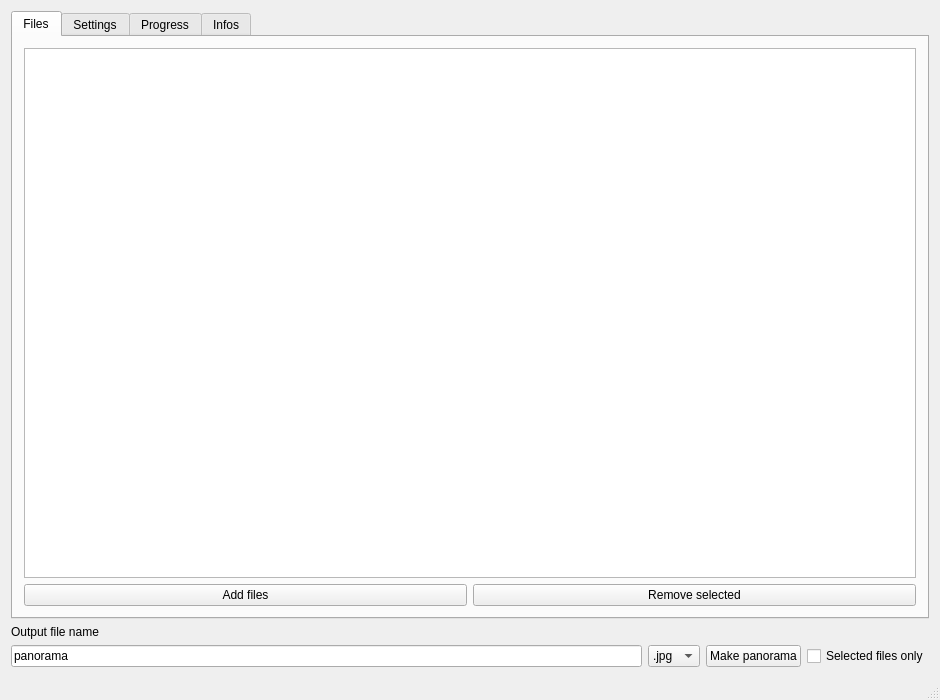
<?xml version="1.0" encoding="UTF-8"?>
<ui version="4.0">
 <class>MainWindow</class>
 <widget class="QMainWindow" name="MainWindow">
  <property name="geometry">
   <rect>
    <x>0</x>
    <y>0</y>
    <width>940</width>
    <height>700</height>
   </rect>
  </property>
  <property name="windowTitle">
   <string>AutoPanorama</string>
  </property>
  <widget class="QWidget" name="centralWidget">
   <layout class="QVBoxLayout" name="verticalLayout_6">
    <item>
     <widget class="QTabWidget" name="mainWidget">
      <property name="currentIndex">
       <number>0</number>
      </property>
      <widget class="QWidget" name="tabMain">
       <attribute name="title">
        <string>Files</string>
       </attribute>
       <layout class="QVBoxLayout" name="verticalLayout">
        <item>
         <widget class="QFileWidget" name="filesListWidget">
          <property name="editTriggers">
           <set>QAbstractItemView::NoEditTriggers</set>
          </property>
          <property name="selectionMode">
           <enum>QAbstractItemView::ExtendedSelection</enum>
          </property>
          <property name="iconSize">
           <size>
            <width>200</width>
            <height>130</height>
           </size>
          </property>
          <property name="movement">
           <enum>QListView::Snap</enum>
          </property>
          <property name="resizeMode">
           <enum>QListView::Adjust</enum>
          </property>
          <property name="gridSize">
           <size>
            <width>210</width>
            <height>150</height>
           </size>
          </property>
          <property name="viewMode">
           <enum>QListView::IconMode</enum>
          </property>
          <property name="wordWrap">
           <bool>true</bool>
          </property>
          <property name="sortingEnabled">
           <bool>true</bool>
          </property>
         </widget>
        </item>
        <item>
         <layout class="QHBoxLayout" name="buttonshorizontalLayout">
          <item>
           <widget class="QPushButton" name="addFiles_button">
            <property name="text">
             <string>Add files</string>
            </property>
           </widget>
          </item>
          <item>
           <widget class="QPushButton" name="removeFiles_button">
            <property name="text">
             <string>Remove selected</string>
            </property>
           </widget>
          </item>
         </layout>
        </item>
       </layout>
      </widget>
      <widget class="QWidget" name="tabSettings">
       <attribute name="title">
        <string>Settings</string>
       </attribute>
       <layout class="QGridLayout" name="gridLayout_2">
        <item row="18" column="0">
         <layout class="QVBoxLayout" name="verticalLayout_2">
          <property name="spacing">
           <number>0</number>
          </property>
          <property name="sizeConstraint">
           <enum>QLayout::SetMinimumSize</enum>
          </property>
          <item>
           <widget class="QLabel" name="nbands_label">
            <property name="text">
             <string>Bands</string>
            </property>
           </widget>
          </item>
          <item>
           <widget class="QLabel" name="sharpness_label">
            <property name="enabled">
             <bool>true</bool>
            </property>
            <property name="text">
             <string>Sharpness</string>
            </property>
           </widget>
          </item>
         </layout>
        </item>
        <item row="18" column="1">
         <layout class="QVBoxLayout" name="verticalLayout_5">
          <property name="spacing">
           <number>0</number>
          </property>
          <property name="sizeConstraint">
           <enum>QLayout::SetMinimumSize</enum>
          </property>
          <item>
           <widget class="QSpinBox" name="nbands_spinbox">
            <property name="minimum">
             <number>1</number>
            </property>
            <property name="maximum">
             <number>100</number>
            </property>
            <property name="value">
             <number>5</number>
            </property>
           </widget>
          </item>
          <item>
           <widget class="QDoubleSpinBox" name="sharpness_spinbox">
            <property name="enabled">
             <bool>true</bool>
            </property>
            <property name="maximum">
             <double>1.000000000000000</double>
            </property>
            <property name="singleStep">
             <double>0.010000000000000</double>
            </property>
            <property name="value">
             <double>0.020000000000000</double>
            </property>
           </widget>
          </item>
         </layout>
        </item>
        <item row="13" column="0">
         <widget class="QLabel" name="seamfinderres_label">
          <property name="text">
           <string>Seam finder resolution</string>
          </property>
         </widget>
        </item>
        <item row="15" column="0">
         <spacer name="verticalSpacer_4">
          <property name="orientation">
           <enum>Qt::Vertical</enum>
          </property>
          <property name="sizeHint" stdset="0">
           <size>
            <width>20</width>
            <height>40</height>
           </size>
          </property>
         </spacer>
        </item>
        <item row="13" column="1">
         <widget class="QDoubleSpinBox" name="seamfinderres_spinbox">
          <property name="suffix">
           <string> Mpx</string>
          </property>
          <property name="decimals">
           <number>1</number>
          </property>
          <property name="minimum">
           <double>0.100000000000000</double>
          </property>
          <property name="maximum">
           <double>10.000000000000000</double>
          </property>
          <property name="singleStep">
           <double>0.050000000000000</double>
          </property>
          <property name="value">
           <double>0.100000000000000</double>
          </property>
         </widget>
        </item>
        <item row="4" column="1">
         <widget class="QComboBox" name="featuresfinder_combobox">
          <property name="enabled">
           <bool>true</bool>
          </property>
          <item>
           <property name="text">
            <string>AKAZE</string>
           </property>
          </item>
          <item>
           <property name="text">
            <string>ORB</string>
           </property>
          </item>
         </widget>
        </item>
        <item row="25" column="1">
         <widget class="QDoubleSpinBox" name="compositingres_spinbox">
          <property name="prefix">
           <string/>
          </property>
          <property name="suffix">
           <string> Mpx (zero for full resolution)</string>
          </property>
          <property name="decimals">
           <number>1</number>
          </property>
          <property name="maximum">
           <double>100.000000000000000</double>
          </property>
          <property name="singleStep">
           <double>0.500000000000000</double>
          </property>
         </widget>
        </item>
        <item row="10" column="1">
         <widget class="QComboBox" name="expcomp_combobox">
          <property name="enabled">
           <bool>true</bool>
          </property>
          <item>
           <property name="text">
            <string>Blocks BGR</string>
           </property>
          </item>
          <item>
           <property name="text">
            <string>Blocks Gain</string>
           </property>
          </item>
          <item>
           <property name="text">
            <string>BGR</string>
           </property>
          </item>
          <item>
           <property name="text">
            <string>Gain</string>
           </property>
          </item>
          <item>
           <property name="text">
            <string>None</string>
           </property>
          </item>
         </widget>
        </item>
        <item row="6" column="0">
         <widget class="QLabel" name="cut_label">
          <property name="text">
           <string>Warp mode</string>
          </property>
         </widget>
        </item>
        <item row="6" column="1">
         <widget class="QComboBox" name="warpmode_combobox">
          <item>
           <property name="text">
            <string>Spherical</string>
           </property>
          </item>
          <item>
           <property name="text">
            <string>Cylindrical</string>
           </property>
          </item>
          <item>
           <property name="text">
            <string>Plane</string>
           </property>
          </item>
         </widget>
        </item>
        <item row="6" column="5">
         <widget class="QComboBox" name="wavecorkind_combobox">
          <item>
           <property name="text">
            <string>None</string>
           </property>
          </item>
          <item>
           <property name="text">
            <string>Horizontal</string>
           </property>
          </item>
          <item>
           <property name="text">
            <string>Vertical</string>
           </property>
          </item>
         </widget>
        </item>
        <item row="6" column="4">
         <widget class="QLabel" name="wavecorkind_label">
          <property name="text">
           <string>Wave correction</string>
          </property>
         </widget>
        </item>
        <item row="10" column="0">
         <widget class="QLabel" name="expcom_label">
          <property name="text">
           <string>Exposure compensator</string>
          </property>
         </widget>
        </item>
        <item row="11" column="0">
         <spacer name="verticalSpacer_6">
          <property name="orientation">
           <enum>Qt::Vertical</enum>
          </property>
          <property name="sizeHint" stdset="0">
           <size>
            <width>20</width>
            <height>40</height>
           </size>
          </property>
         </spacer>
        </item>
        <item row="7" column="1">
         <widget class="QComboBox" name="bundleadj_combobox">
          <property name="enabled">
           <bool>true</bool>
          </property>
          <item>
           <property name="text">
            <string>Ray</string>
           </property>
          </item>
          <item>
           <property name="text">
            <string>Reproj</string>
           </property>
          </item>
         </widget>
        </item>
        <item row="4" column="0">
         <widget class="QLabel" name="featuresfinder_label">
          <property name="text">
           <string>Features finder</string>
          </property>
         </widget>
        </item>
        <item row="17" column="0">
         <widget class="QLabel" name="blendertype_label">
          <property name="text">
           <string>Blender type</string>
          </property>
         </widget>
        </item>
        <item row="17" column="1">
         <widget class="QComboBox" name="blendertype_combobox">
          <item>
           <property name="text">
            <string>Multiband</string>
           </property>
          </item>
          <item>
           <property name="text">
            <string>Feather</string>
           </property>
          </item>
          <item>
           <property name="text">
            <string>None</string>
           </property>
          </item>
         </widget>
        </item>
        <item row="1" column="0">
         <widget class="QLabel" name="regres_label">
          <property name="text">
           <string>Registration resolution</string>
          </property>
         </widget>
        </item>
        <item row="1" column="1">
         <widget class="QDoubleSpinBox" name="regres_spinbox">
          <property name="suffix">
           <string> Mpx</string>
          </property>
          <property name="decimals">
           <number>1</number>
          </property>
          <property name="minimum">
           <double>0.100000000000000</double>
          </property>
          <property name="singleStep">
           <double>0.100000000000000</double>
          </property>
          <property name="value">
           <double>0.600000000000000</double>
          </property>
         </widget>
        </item>
        <item row="7" column="4">
         <widget class="QLabel" name="confth_label">
          <property name="text">
           <string>Confidence threshold</string>
          </property>
         </widget>
        </item>
        <item row="9" column="0">
         <widget class="QLabel" name="exposure_label">
          <property name="font">
           <font>
            <weight>75</weight>
            <bold>true</bold>
           </font>
          </property>
          <property name="text">
           <string>Exposure</string>
          </property>
         </widget>
        </item>
        <item row="5" column="0">
         <widget class="QLabel" name="featuresmatcher_label">
          <property name="text">
           <string>Features matcher</string>
          </property>
         </widget>
        </item>
        <item row="16" column="0">
         <widget class="QLabel" name="blending_label">
          <property name="font">
           <font>
            <weight>75</weight>
            <bold>true</bold>
           </font>
          </property>
          <property name="text">
           <string>Blending</string>
          </property>
         </widget>
        </item>
        <item row="8" column="0">
         <spacer name="verticalSpacer_3">
          <property name="orientation">
           <enum>Qt::Vertical</enum>
          </property>
          <property name="sizeHint" stdset="0">
           <size>
            <width>20</width>
            <height>40</height>
           </size>
          </property>
         </spacer>
        </item>
        <item row="5" column="1">
         <widget class="QComboBox" name="featuresmatcher_combobox">
          <property name="enabled">
           <bool>true</bool>
          </property>
          <item>
           <property name="text">
            <string>Best of 2 nearest</string>
           </property>
          </item>
         </widget>
        </item>
        <item row="23" column="0">
         <spacer name="verticalSpacer_5">
          <property name="orientation">
           <enum>Qt::Vertical</enum>
          </property>
          <property name="sizeHint" stdset="0">
           <size>
            <width>20</width>
            <height>40</height>
           </size>
          </property>
         </spacer>
        </item>
        <item row="24" column="0">
         <widget class="QLabel" name="compositing_label">
          <property name="font">
           <font>
            <weight>75</weight>
            <bold>true</bold>
           </font>
          </property>
          <property name="text">
           <string>Compositing</string>
          </property>
         </widget>
        </item>
        <item row="7" column="5">
         <widget class="QDoubleSpinBox" name="confth_spinbox">
          <property name="enabled">
           <bool>true</bool>
          </property>
          <property name="decimals">
           <number>1</number>
          </property>
          <property name="minimum">
           <double>0.100000000000000</double>
          </property>
          <property name="singleStep">
           <double>0.100000000000000</double>
          </property>
          <property name="value">
           <double>1.000000000000000</double>
          </property>
         </widget>
        </item>
        <item row="5" column="4">
         <widget class="QLabel" name="featuresmatcherconf_label">
          <property name="text">
           <string>Match confidence</string>
          </property>
         </widget>
        </item>
        <item row="14" column="0">
         <widget class="QLabel" name="seamfindermode_label">
          <property name="text">
           <string>Seam finder type</string>
          </property>
         </widget>
        </item>
        <item row="25" column="0">
         <widget class="QLabel" name="compositingres_label">
          <property name="text">
           <string>Compositing resolution</string>
          </property>
         </widget>
        </item>
        <item row="0" column="0">
         <widget class="QLabel" name="registration_label">
          <property name="font">
           <font>
            <weight>75</weight>
            <bold>true</bold>
           </font>
          </property>
          <property name="text">
           <string>Registration</string>
          </property>
         </widget>
        </item>
        <item row="7" column="0">
         <widget class="QLabel" name="bundleadj_label">
          <property name="text">
           <string>Bundle Adjuster type</string>
          </property>
         </widget>
        </item>
        <item row="5" column="5">
         <widget class="QDoubleSpinBox" name="featuresmatcherconf_spinbox">
          <property name="enabled">
           <bool>true</bool>
          </property>
          <property name="minimum">
           <double>0.100000000000000</double>
          </property>
          <property name="maximum">
           <double>1.000000000000000</double>
          </property>
          <property name="singleStep">
           <double>0.050000000000000</double>
          </property>
          <property name="value">
           <double>0.650000000000000</double>
          </property>
         </widget>
        </item>
        <item row="12" column="0">
         <widget class="QLabel" name="seaming_label">
          <property name="font">
           <font>
            <weight>75</weight>
            <bold>true</bold>
           </font>
          </property>
          <property name="text">
           <string>Seaming</string>
          </property>
         </widget>
        </item>
        <item row="14" column="1">
         <widget class="QComboBox" name="seamfindermode_combobox">
          <item>
           <property name="text">
            <string>Graph cut color</string>
           </property>
          </item>
          <item>
           <property name="text">
            <string>Graph cut gradient</string>
           </property>
          </item>
          <item>
           <property name="text">
            <string>Voronoi</string>
           </property>
          </item>
          <item>
           <property name="text">
            <string>None</string>
           </property>
          </item>
         </widget>
        </item>
        <item row="10" column="4">
         <widget class="QLabel" name="blocksize_label">
          <property name="enabled">
           <bool>true</bool>
          </property>
          <property name="text">
           <string>Block size</string>
          </property>
         </widget>
        </item>
        <item row="10" column="5">
         <widget class="QSpinBox" name="blocksize_spinbox">
          <property name="enabled">
           <bool>true</bool>
          </property>
          <property name="minimum">
           <number>8</number>
          </property>
          <property name="maximum">
           <number>8096</number>
          </property>
          <property name="value">
           <number>32</number>
          </property>
         </widget>
        </item>
       </layout>
      </widget>
      <widget class="QWidget" name="tabProgress">
       <attribute name="title">
        <string>Progress</string>
       </attribute>
       <layout class="QVBoxLayout" name="verticalLayout_3">
        <property name="sizeConstraint">
         <enum>QLayout::SetDefaultConstraint</enum>
        </property>
        <item>
         <widget class="QScrollArea" name="progressScrollArea">
          <property name="sizeAdjustPolicy">
           <enum>QAbstractScrollArea::AdjustToContents</enum>
          </property>
          <property name="widgetResizable">
           <bool>true</bool>
          </property>
          <property name="alignment">
           <set>Qt::AlignLeading|Qt::AlignLeft|Qt::AlignTop</set>
          </property>
          <widget class="QWidget" name="progressScrollAreaWidgetContents">
           <property name="geometry">
            <rect>
             <x>0</x>
             <y>0</y>
             <width>898</width>
             <height>549</height>
            </rect>
           </property>
           <property name="sizePolicy">
            <sizepolicy hsizetype="Preferred" vsizetype="Preferred">
             <horstretch>0</horstretch>
             <verstretch>0</verstretch>
            </sizepolicy>
           </property>
           <property name="minimumSize">
            <size>
             <width>0</width>
             <height>0</height>
            </size>
           </property>
           <property name="autoFillBackground">
            <bool>true</bool>
           </property>
           <layout class="QVBoxLayout" name="verticalLayout_4">
            <property name="sizeConstraint">
             <enum>QLayout::SetDefaultConstraint</enum>
            </property>
            <property name="leftMargin">
             <number>0</number>
            </property>
            <property name="topMargin">
             <number>0</number>
            </property>
            <property name="rightMargin">
             <number>0</number>
            </property>
            <property name="bottomMargin">
             <number>0</number>
            </property>
            <item>
             <layout class="QVBoxLayout" name="tabProgressLayout"/>
            </item>
            <item>
             <spacer name="verticalSpacer">
              <property name="orientation">
               <enum>Qt::Vertical</enum>
              </property>
              <property name="sizeHint" stdset="0">
               <size>
                <width>20</width>
                <height>40</height>
               </size>
              </property>
             </spacer>
            </item>
           </layout>
          </widget>
         </widget>
        </item>
       </layout>
      </widget>
      <widget class="QWidget" name="tab">
       <attribute name="title">
        <string>Infos</string>
       </attribute>
       <layout class="QGridLayout" name="gridLayout">
        <item row="0" column="3">
         <spacer name="horizontalSpacer">
          <property name="orientation">
           <enum>Qt::Horizontal</enum>
          </property>
          <property name="sizeHint" stdset="0">
           <size>
            <width>40</width>
            <height>20</height>
           </size>
          </property>
         </spacer>
        </item>
        <item row="0" column="2">
         <widget class="QLabel" name="haveopencl_value">
          <property name="text">
           <string>Unknown</string>
          </property>
         </widget>
        </item>
        <item row="2" column="0">
         <spacer name="verticalSpacer_2">
          <property name="orientation">
           <enum>Qt::Vertical</enum>
          </property>
          <property name="sizeHint" stdset="0">
           <size>
            <width>20</width>
            <height>40</height>
           </size>
          </property>
         </spacer>
        </item>
        <item row="0" column="0">
         <widget class="QLabel" name="haveopencl_label">
          <property name="text">
           <string>Have OpenCL :</string>
          </property>
         </widget>
        </item>
       </layout>
      </widget>
     </widget>
    </item>
    <item>
     <widget class="QLabel" name="output_label">
      <property name="text">
       <string>Output file name</string>
      </property>
     </widget>
    </item>
    <item>
     <layout class="QHBoxLayout" name="layoutOutput">
      <item>
       <widget class="QLineEdit" name="output_filename_lineedit">
        <property name="text">
         <string>panorama</string>
        </property>
       </widget>
      </item>
      <item>
       <widget class="QComboBox" name="extension_combobox">
        <property name="editable">
         <bool>false</bool>
        </property>
        <item>
         <property name="text">
          <string>.jpg</string>
         </property>
        </item>
        <item>
         <property name="text">
          <string>.png</string>
         </property>
        </item>
       </widget>
      </item>
      <item>
       <widget class="QPushButton" name="buttonMakePanorama">
        <property name="text">
         <string>Make panorama</string>
        </property>
       </widget>
      </item>
      <item>
       <widget class="QCheckBox" name="selectedOnly_checkbox">
        <property name="text">
         <string>Selected files only</string>
        </property>
       </widget>
      </item>
     </layout>
    </item>
   </layout>
  </widget>
  <widget class="QStatusBar" name="statusBar"/>
 </widget>
 <layoutdefault spacing="6" margin="11"/>
 <customwidgets>
  <customwidget>
   <class>QFileWidget</class>
   <extends>QListWidget</extends>
   <header>src/qfilewidget.h</header>
   <slots>
    <signal>updatedIcon()</signal>
    <slot>selectAndAddFiles()</slot>
    <slot>removeSelected()</slot>
   </slots>
  </customwidget>
 </customwidgets>
 <resources/>
 <connections>
  <connection>
   <sender>buttonMakePanorama</sender>
   <signal>clicked()</signal>
   <receiver>MainWindow</receiver>
   <slot>onMakePanoramaClicked()</slot>
   <hints>
    <hint type="sourcelabel">
     <x>589</x>
     <y>545</y>
    </hint>
    <hint type="destinationlabel">
     <x>399</x>
     <y>299</y>
    </hint>
   </hints>
  </connection>
  <connection>
   <sender>blendertype_combobox</sender>
   <signal>currentIndexChanged(QString)</signal>
   <receiver>MainWindow</receiver>
   <slot>onBlenderTypeChange()</slot>
   <hints>
    <hint type="sourcelabel">
     <x>455</x>
     <y>131</y>
    </hint>
    <hint type="destinationlabel">
     <x>399</x>
     <y>299</y>
    </hint>
   </hints>
  </connection>
  <connection>
   <sender>expcomp_combobox</sender>
   <signal>currentIndexChanged(QString)</signal>
   <receiver>MainWindow</receiver>
   <slot>onExposureCompensatorChange()</slot>
   <hints>
    <hint type="sourcelabel">
     <x>304</x>
     <y>250</y>
    </hint>
    <hint type="destinationlabel">
     <x>399</x>
     <y>299</y>
    </hint>
   </hints>
  </connection>
  <connection>
   <sender>addFiles_button</sender>
   <signal>clicked()</signal>
   <receiver>filesListWidget</receiver>
   <slot>selectAndAddFiles()</slot>
   <hints>
    <hint type="sourcelabel">
     <x>399</x>
     <y>586</y>
    </hint>
    <hint type="destinationlabel">
     <x>399</x>
     <y>320</y>
    </hint>
   </hints>
  </connection>
  <connection>
   <sender>removeFiles_button</sender>
   <signal>clicked()</signal>
   <receiver>filesListWidget</receiver>
   <slot>removeSelected()</slot>
   <hints>
    <hint type="sourcelabel">
     <x>590</x>
     <y>585</y>
    </hint>
    <hint type="destinationlabel">
     <x>399</x>
     <y>319</y>
    </hint>
   </hints>
  </connection>
 </connections>
 <slots>
  <slot>onSelectDirClicked()</slot>
  <slot>onMakePanoramaClicked()</slot>
  <slot>onBlenderTypeChange()</slot>
  <slot>onExposureCompensatorChange()</slot>
 </slots>
</ui>
